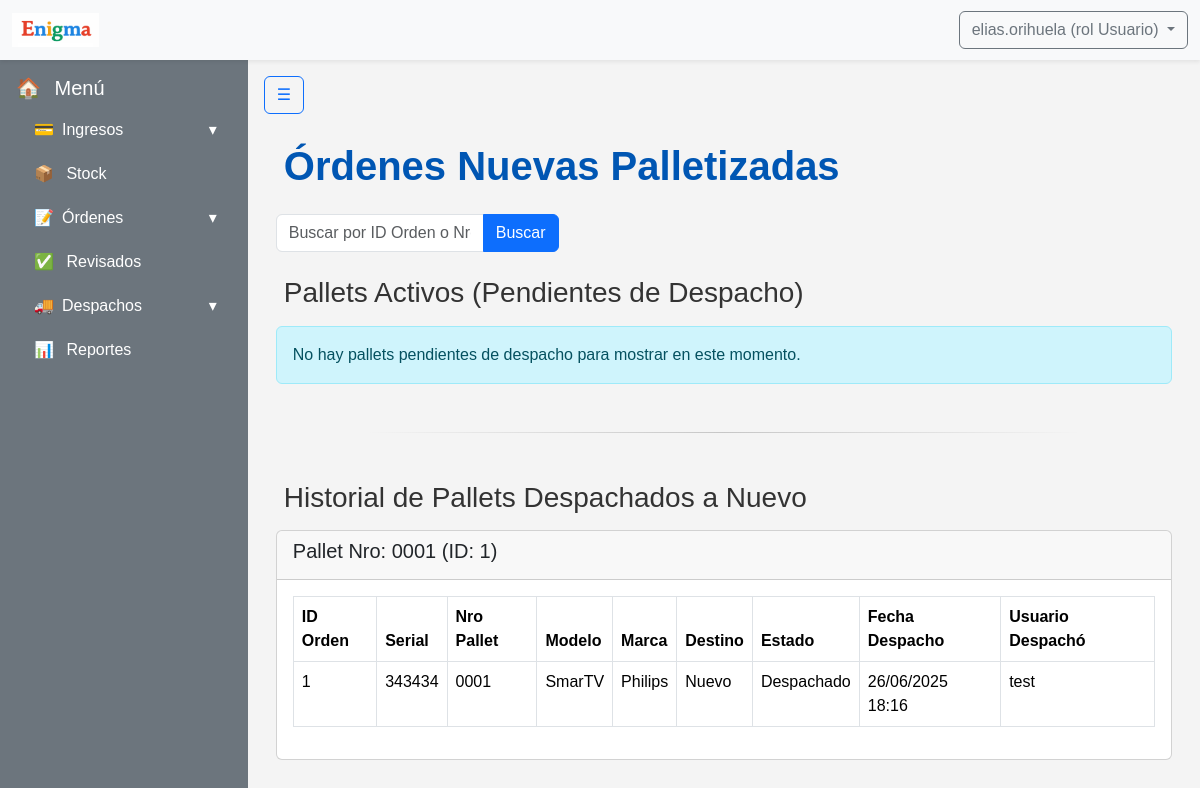
/despachos/nuevas/ (signed in), run on an earlier commit of the app's database.
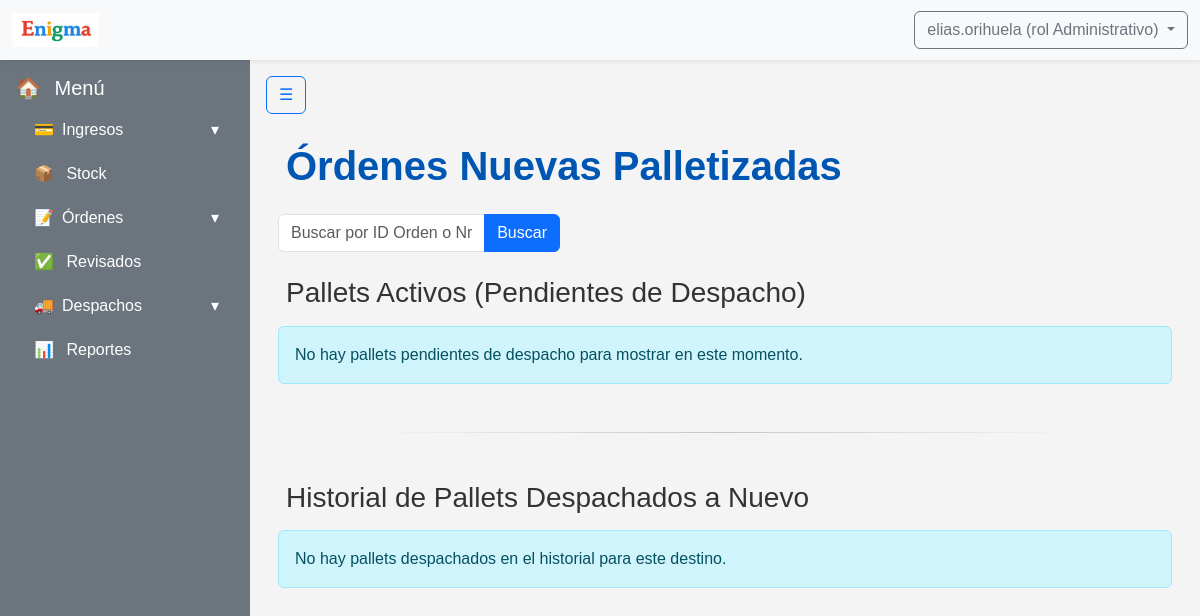
And on a later commit of the database.
### apps/usuarios/models.py (models this page shows, shortened)
class Usuarios(AbstractBaseUser):
    username = models.CharField('Nombre de usuario', unique= True, max_length=60)
    email = models.EmailField('Correo electronico', max_length=254, unique= True)
    nombre = models.CharField(max_length=50)
    apellido = models.CharField(max_length=50)
    rol = models.ForeignKey(Roles, on_delete=models.CASCADE)
    activo = models.BooleanField(default=True)
    is_admin = models.BooleanField(default = False)
    is_superuser = models.BooleanField(default=False)
    is_staff = models.BooleanField(default=False)
    objects = UsuariosManager()
    USERNAME_FIELD = 'username'
    REQUIRED_FIELDS = ['nombre', 'apellido', 'email'] #campos necesarios para crear la cuenta por consola

class Roles(models.Model):
    id = models.AutoField(primary_key=True)
    nombre = models.CharField(max_length=50)
    def __str__(self):
        return self.nombre

### apps/despachos/models.py (models this page shows, shortened)
class Pallet(ModeloBaseConUsuario):
    destino = models.ForeignKey(Destinos, on_delete=models.PROTECT, related_name='pallets_despacho', verbose_name="Destino")
    nro_pallet = models.CharField(max_length=50, unique=True, null=True, blank=True, verbose_name="Número de Pallet")
    fecha_creacion = models.DateTimeField(auto_now_add=True, verbose_name="Fecha de Creación")
    fecha_modificacion = models.DateTimeField(auto_now=True, verbose_name="Fecha de Última Modificación")
    nro_viaje = models.CharField(max_length=50, null=True, blank=True, verbose_name="Número de Viaje")
    fecha_despacho = models.DateTimeField(null=True, blank=True, verbose_name="Fecha de Despacho")
    usuario_despacho = models.ForeignKey(
        User,
        on_delete=models.SET_NULL,
        null=True,
        blank=True,
        related_name='pallets_despachados_por_usuario',
        verbose_name="Usuario que Despachó"
    )
    remito_salida = models.ForeignKey(Remitos, on_delete=models.SET_NULL, null=True, blank=True, verbose_name="Remito de Salida")
    estado_pallet = models.ForeignKey(Estados, on_delete=models.PROTECT, related_name='pallets_por_estado', null=True, blank=True, verbose_name="Estado del Pallet")
    class Meta:
        verbose_name = "Pallet de Despacho"
        verbose_name_plural = "Pallets de Despacho"
        ordering = ['-fecha_creacion']

### apps/ordenes/models.py (models this page shows, shortened)
class Equipos(models.Model):
    producto_id = models.ForeignKey('ingresos.Productos', on_delete=models.CASCADE)
    numero_serie = models.CharField(max_length=20, unique=True, null=True, blank=True)
    fecha_alta = models.DateTimeField(auto_now_add=True)
    observaciones = models.CharField(max_length=100, null=True, blank=True)

class Destinos(models.Model):
    nombre_destino = models.CharField(max_length=30)

### apps/ingresos/models.py (models this page shows, shortened)
class Productos(models.Model):
    id = models.AutoField(primary_key=True)
    marca = models.CharField(max_length=30)
    modelo = models.CharField(max_length=50, unique=True)

### apps/despachos/views.py (the view)
# urls.py: path('nuevas/', views.OrdenesNuevasView.as_view(), name='ordenes_nuevas'),
class OrdenesNuevasView(BaseOrdenesDespachoView):
    destino_base_nombre = 'nuevo'
    titulo_pagina = 'Órdenes Nuevas Palletizadas'
    def get_context_data(self, request, queryset, mensaje_busqueda=None):
        context = super().get_context_data(request, queryset, mensaje_busqueda)
        estado_despachado_obj = Estados.objects.filter(nombre_estado__iexact='despachado').first()
        destino_obj = Destinos.objects.filter(nombre_destino__iexact=self.destino_base_nombre).first()
        pallets_despachados = []
        if estado_despachado_obj and destino_obj:
            despachados_queryset = Pallet.objects.filter(
                estado_pallet=estado_despachado_obj,
                destino=destino_obj
            ).select_related(
                'destino', 'estado_pallet', 'usuario', 'usuario_despacho', 'remito_salida'
            ).prefetch_related(
                'detalles__orden_id__equipo_id__producto_id',
                'detalles__orden_id__estado_id',
                'detalles__orden_id__destino'
            ).order_by('-fecha_despacho')
            for pallet in despachados_queryset:
                ordenes_en_pallet = []
                for detalle_pallet in pallet.detalles.all():
                    orden = detalle_pallet.orden_id
                    if orden:
                        equipo_obj = getattr(orden, 'equipo_id', None)
                        producto_obj = getattr(equipo_obj, 'producto_id', None)
                        modelo_nombre = getattr(producto_obj, 'modelo', 'N/A')
                        marca_nombre = getattr(producto_obj, 'marca', 'N/A')
                        ordenes_en_pallet.append({
                            'id': orden.id,
                            'numero_serie': getattr(equipo_obj, 'numero_serie', 'N/A'),
                            'modelo': modelo_nombre,
                            'marca': marca_nombre,
                            'estado': getattr(orden.estado_id, 'nombre_estado', 'N/A'),
                        })
                pallets_despachados.append({
                    'id': pallet.id,
                    'nro_pallet': pallet.nro_pallet,
                    'destino': getattr(pallet.destino, 'nombre_destino', 'N/A'),
                    'fecha_creacion': pallet.fecha_creacion,
                    'fecha_despacho': pallet.fecha_despacho,
                    'estado_pallet': getattr(pallet.estado_pallet, 'nombre_estado', 'N/A'),
                    'usuario_creacion': getattr(pallet.usuario, 'username', 'N/A'),
                    'usuario_despacho': getattr(pallet.usuario_despacho, 'username', 'N/A'),
                    'remito_salida': getattr(pallet.remito_salida, 'nro_remito', 'N/A'),
                    'cantidad_ordenes': len(ordenes_en_pallet),
                    'ordenes': ordenes_en_pallet,
                })
        context['pallets_despachados'] = pallets_despachados
        context['titulo_historial'] = f"Historial de Pallets Despachados a {self.destino_base_nombre.capitalize()}"
        return context

### apps/despachos/templatetags/custom_filters.py (called while the page is built)
@register.filter
def replace_chars(value, arg):
    if not isinstance(value, str):
        return value
    try:
        old_value, new_value = arg.split(':')
    except ValueError:
        return value
    return value.replace(old_value, new_value)

### apps/despachos/views.py (called while the page is built)
    def get(self, request, *args, **kwargs):
        queryset = self.get_queryset()
        query = request.GET.get('q', '')
        mensaje_busqueda = None
        if query:
            q_objects = Q(id__icontains=query) | Q(equipo_id__numero_serie__icontains=query)
            queryset = queryset.filter(q_objects)
            if not queryset.exists():
                mensaje_busqueda = f"No se encontraron órdenes con el ID/Número de Serie '{query}'."
        context = self.get_context_data(request, queryset, mensaje_busqueda)
        return render(request, self.template_name, context)

### apps/despachos/templates/despachos/ordenes_despacho_base.html (shortened to what this page needs)
{% extends 'base.html' %}
{% load static %}
{% load custom_filters %}
{% block content %}
<div class="container mt-4">
    <div class="d-flex align-items-center mb-4">
        <h1 class="fw-bold mb-0">{{ titulo_pagina }}</h1>
    </div>
    <div class="top-action-bar mb-4">
        <form method="get" class="w-100">
            <div class="row mb-2">
                <div class="col-md-6 col-lg-4">
                    <div class="input-group search-input-group">
                        <input type="text" class="form-control" placeholder="Buscar por ID Orden o Nro. Serie" name="q" value="{{ query_actual|default:'' }}">
                        <button class="btn btn-primary" type="submit"> Buscar</button>
                    </div>
                </div>
            </div>
        </form>
    </div>
    <h3 class="mb-3"> Pallets Activos (Pendientes de Despacho)</h3>
    {% if mensaje_busqueda %}
        <div class="alert alert-warning" role="alert">{{ mensaje_busqueda }}</div>
    {% elif not pallets_activos %}
        <div class="alert alert-info" role="alert">No hay pallets pendientes de despacho para mostrar en este momento.</div>
    {% endif %}
    <hr class="my-5">
    <h3 class="mb-3"> {{ titulo_historial }}</h3>
    {% if not pallets_despachados %}
        <div class="alert alert-info" role="alert">No hay pallets despachados en el historial para este destino.</div>
    {% else %}
        {% for pallet in pallets_despachados %}
            <div class="card mb-4">
                <div class="card-header">
                    <h5> Pallet Nro: {{ pallet.nro_pallet }} (ID: {{ pallet.id }})</h5>
                </div>
                <div class="card-body">
                    {% if pallet.ordenes %}
                        <table class="table table-bordered">
                            <thead>
                                <tr>
                                    <th>ID Orden</th>
                                    <th>Serial</th>
                                    <th>Nro Pallet</th>
                                    <th>Modelo</th>
                                    <th>Marca</th>
                                    <th>Destino</th>
                                    <th>Estado</th>
                                    <th>Fecha Despacho</th>
                                    <th>Usuario Despachó</th>
                                </tr>
                            </thead>
                            <tbody>
                                {% for orden in pallet.ordenes %}
                                    <tr>
                                        <td>{{ orden.id }}</td>
                                        <td>{{ orden.numero_serie }}</td>
                                        <td>{{ pallet.nro_pallet }}</td>
                                        <td>{{ orden.modelo }}</td>
                                        <td>{{ orden.marca }}</td>
                                        <td><span class="badge-estado bg-{{ pallet.destino|lower|replace_chars:' :-' }}">{{ pallet.destino }}</span></td>
                                        <td><span class="badge-estado bg-despachado">Despachado</span></td>
                                        <td>{{ pallet.fecha_despacho|date:"d/m/Y H:i"|default:"N/A" }}</td>
                                        <td>{{ pallet.usuario_despacho|default:"N/A" }}</td>
                                    </tr>
                                {% endfor %}
                            </tbody>
                        </table>
                    {% endif %}
                </div>
            </div>
        {% endfor %}
    {% endif %}
</div>
{% endblock %}

### templates/includes/header.html (shortened to what this page needs)
{% load static %}
<nav class="navbar navbar-expand-lg navbar-light bg-light shadow-sm">
  <div class="container-fluid">
    <a class="navbar-brand d-flex align-items-center" href="{% url 'core:dashboard' %}">
      <div class="card-header"><img class="logo_form" src="{% static 'img/logo_form.png' %}" alt=""></div>
    </a>
    <div class="d-flex ms-auto">
      {% if user.is_authenticated %}
        <div class="dropdown">
          <a class="btn btn-outline-secondary dropdown-toggle" href="#" role="button" id="dropdownUser" data-bs-toggle="dropdown" aria-expanded="false">
            {{ user.username }} (rol {{ user.rol }})
          </a>
        </div>
      {% else %}
        <a href="{% url 'usuarios:register' %}" class="btn btn-outline-primary me-2">Registrarse</a>
        <a href="{% url 'usuarios:login' %}" class="btn btn-outline-success">Login</a>
      {% endif %}
    </div>
  </div>
</nav>

What changed in the data, as far as the page shows it:
removed Pallet: nro_pallet "0001", nro_pallet "0001", fecha_despacho "26/06/2025 18:16"
no longer on this page (row edited): Equipos: numero_serie "343434"
no longer on this page (row edited): Productos: modelo "SmarTV", marca "Philips"
no longer on this page (row unchanged): Destinos: destino "Nuevo"
no longer on this page (row edited): Usuarios: usuario_despacho "test"
changed Usuarios "elias.orihuela": rol "Usuario" → "Administrativo"
Also different on the page:
text now shown: "No hay pallets despachados en el historial para este destino."
list line gone: "Pallet Nro: (ID: 1 ) ID Orden Serial Nro Pallet Modelo Marca Destino Estado Fecha Despacho Usuario Despachó 1 Despachado"
